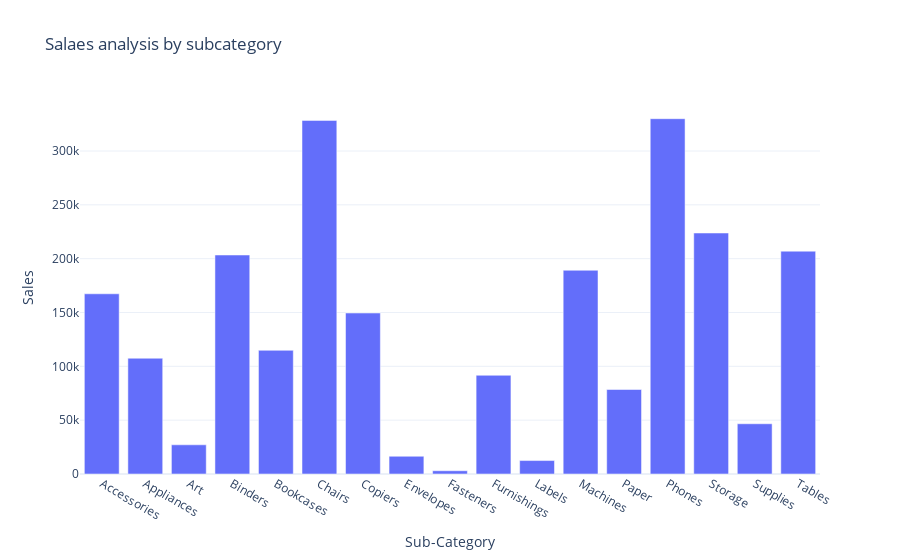

The notebook cell this image was saved under:
### Code cell
fig=px.bar(sales_by_subcategory,
           x='Sub-Category',
           y='Sales',
           title='Salaes analysis by subcategory')
fig.show()

### Figure 1 — Plotly figure (JSON) as saved in the notebook; plotly's stock layout.template omitted (floating-point values rounded to 4 significant figures)
{"data": [{"alignmentgroup": "True", "hovertemplate": "Sub-Category=%{x}<br>Sales=%{y}<extra></extra>", "legendgroup": "", "marker": {"color": "#636efa", "pattern": {"shape": ""}}, "name": "", "offsetgroup": "", "orientation": "v", "showlegend": false, "textposition": "auto", "type": "bar", "x": ["Accessories", "Appliances", "Art", "Binders", "Bookcases", "Chairs", "Copiers", "Envelopes", "Fasteners", "Furnishings", "Labels", "Machines", "Paper", "Phones", "Storage", "Supplies", "Tables"], "xaxis": "x", "y": [167400.0, 107500.0, 27120.0, 203400.0, 114900.0, 328400.0, 149500.0, 16480.0, 3024.0, 91710.0, 12490.0, 189200.0, 78480.0, 330000.0, 223800.0, 46670.0, 207000.0], "yaxis": "y"}], "layout": {"barmode": "relative", "legend": {"tracegroupgap": 0}, "title": {"text": "Salaes analysis by subcategory"}, "xaxis": {"anchor": "y", "domain": [0, 1], "title": {"text": "Sub-Category"}}, "yaxis": {"anchor": "x", "domain": [0, 1], "title": {"text": "Sales"}}}}
